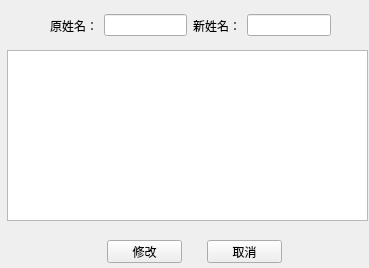
<?xml version="1.0" encoding="UTF-8"?>
<ui version="4.0">
 <class>DB_Data_Change</class>
 <widget class="QWidget" name="DB_Data_Change">
  <property name="geometry">
   <rect>
    <x>0</x>
    <y>0</y>
    <width>369</width>
    <height>268</height>
   </rect>
  </property>
  <property name="windowTitle">
   <string>Form</string>
  </property>
  <widget class="QTableView" name="change_tableView">
   <property name="geometry">
    <rect>
     <x>7</x>
     <y>50</y>
     <width>361</width>
     <height>171</height>
    </rect>
   </property>
  </widget>
  <widget class="QPushButton" name="changepaper_dele_button">
   <property name="geometry">
    <rect>
     <x>207</x>
     <y>240</y>
     <width>75</width>
     <height>23</height>
    </rect>
   </property>
   <property name="text">
    <string>取消</string>
   </property>
  </widget>
  <widget class="QPushButton" name="change_change_button">
   <property name="geometry">
    <rect>
     <x>107</x>
     <y>240</y>
     <width>75</width>
     <height>23</height>
    </rect>
   </property>
   <property name="text">
    <string>修改</string>
   </property>
  </widget>
  <widget class="QWidget" name="horizontalLayoutWidget">
   <property name="geometry">
    <rect>
     <x>50</x>
     <y>0</y>
     <width>281</width>
     <height>51</height>
    </rect>
   </property>
   <layout class="QHBoxLayout" name="horizontalLayout">
    <item>
     <widget class="QLabel" name="label_2">
      <property name="text">
       <string>原姓名：</string>
      </property>
     </widget>
    </item>
    <item>
     <widget class="QLineEdit" name="old_name_line"/>
    </item>
    <item>
     <widget class="QLabel" name="label_5">
      <property name="text">
       <string>新姓名：</string>
      </property>
     </widget>
    </item>
    <item>
     <widget class="QLineEdit" name="new_name_line">
      <property name="text">
       <string/>
      </property>
     </widget>
    </item>
   </layout>
  </widget>
 </widget>
 <resources/>
 <connections/>
</ui>
